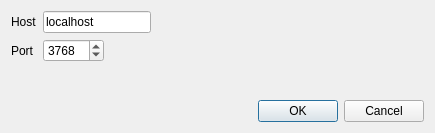
<?xml version="1.0" encoding="UTF-8"?>
<ui version="4.0">
 <class>AttachToQmlPortDialog</class>
 <widget class="QDialog" name="AttachToQmlPortDialog">
  <property name="geometry">
   <rect>
    <x>0</x>
    <y>0</y>
    <width>435</width>
    <height>133</height>
   </rect>
  </property>
  <property name="windowTitle">
   <string>Start Debugger</string>
  </property>
  <layout class="QVBoxLayout" name="verticalLayout">
   <item>
    <layout class="QFormLayout" name="formLayout">
     <property name="fieldGrowthPolicy">
      <enum>QFormLayout::FieldsStayAtSizeHint</enum>
     </property>
     <item row="0" column="0">
      <widget class="QLabel" name="hostLabel">
       <property name="text">
        <string>Host</string>
       </property>
       <property name="buddy">
        <cstring>hostLineEdit</cstring>
       </property>
      </widget>
     </item>
     <item row="0" column="1">
      <widget class="QLineEdit" name="hostLineEdit">
       <property name="text">
        <string notr="true">localhost</string>
       </property>
      </widget>
     </item>
     <item row="1" column="0">
      <widget class="QLabel" name="portLabel">
       <property name="text">
        <string>Port</string>
       </property>
      </widget>
     </item>
     <item row="1" column="1">
      <widget class="QSpinBox" name="portSpinBox">
       <property name="maximum">
        <number>65535</number>
       </property>
       <property name="value">
        <number>3768</number>
       </property>
      </widget>
     </item>
    </layout>
   </item>
   <item>
    <widget class="QDialogButtonBox" name="buttonBox">
     <property name="orientation">
      <enum>Qt::Horizontal</enum>
     </property>
     <property name="standardButtons">
      <set>QDialogButtonBox::Cancel|QDialogButtonBox::Ok</set>
     </property>
    </widget>
   </item>
  </layout>
 </widget>
 <resources/>
 <connections/>
</ui>
